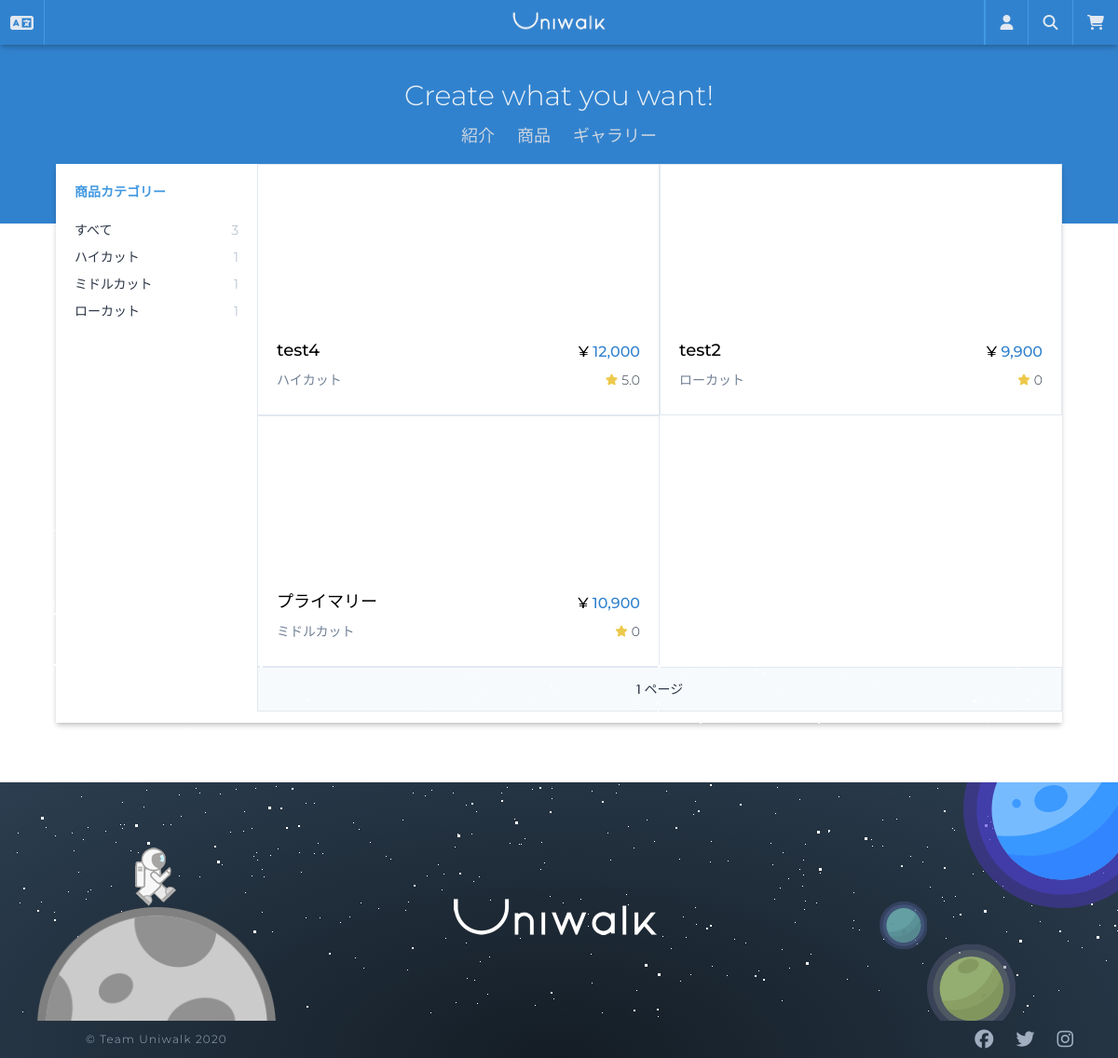
Screenshot of /products/list/ with the database file from the repository.
### products/models.py (models this page shows, shortened)
class Category(core_models.TimeStampedModel):
    product_type = models.CharField(_("商品タイプ名"), max_length=20)
    type_code = models.CharField(_("タイプコード"), max_length=2)
    class Meta:
        verbose_name = _("カテゴリー")
        verbose_name_plural = _("カテゴリー")
    def __str__(self):
        return self.product_type

class Product(core_models.TimeStampedModel):
    name = models.CharField(_("商品名"), max_length=50)
    category = models.ForeignKey(
        "Category",
        verbose_name=_("商品カテゴリー"),
        related_name="product",
        on_delete=models.CASCADE,
    )
    price = models.DecimalField(_("価格"), decimal_places=0, max_digits=6)
    description = models.TextField(_("詳細説明"))
    is_active = models.BooleanField(_("販売中"), null=False, default=True)
    product_number = models.CharField(
        _("番号"), max_length=40, default=create_product_code, blank=True, null=True
    )
    product_code = models.CharField(_("商品番号"), max_length=40, blank=True, null=True)
    def total_rating(self):
        all_reviews = self.reviews.all()
        all_ratings = 0
        if len(all_reviews) > 0:
            for review in all_reviews:
                all_ratings += review.rate
            return round(all_ratings / len(all_reviews), 2)
        return 0
    total_rating.short_description = _("評点")
    @property
    def first_image(self):
        try:
            (image,) = self.images.all()[:1]
            return image.image.url
        except ValueError:
            return None
    class Meta:
        ordering = ("-created",)
        verbose_name = _("商品")
        verbose_name_plural = _("商品")

### reviews/models.py (models this page shows, shortened)
class Review(core_models.TimeStampedModel):
    product = models.ForeignKey(
        "products.Product",
        verbose_name=_("商品"),
        related_name="reviews",
        on_delete=models.CASCADE,
    )
    user = models.ForeignKey(
        "users.User", verbose_name=_("ユーザー"), on_delete=models.CASCADE
    )
    title = models.CharField(_("タイトル"), max_length=50)
    text = models.TextField(_("本文"))
    rate = models.IntegerField(_("評点"), default=0)
    class Meta:
        verbose_name = _("レビュー")
        verbose_name_plural = _("レビュー")

### products/views.py (the view)
# urls.py: path("list/", views.ProductListView.as_view(), name="list"),
class ProductListView(ListView):
    model = models.Product
    paginate_by = 9
    context_object_name = "products"
    extra_context = {
        "count": len(models.Product.objects.all()),
        "categories": models.Category.objects.all(),
    }
    template_name = "products/product-list.html"
    def get_queryset(self):
        if self.kwargs.get("pk"):
            return models.Product.objects.filter(
                category_id=self.kwargs.get("pk")
            ).order_by("-created")
        return models.Product.objects.all().order_by("-created")

### carts/context_processors.py (called while the page is built)
def counter(request):
    item_count = 0
    if "admin" in request.META["PATH_INFO"]:
        return {}
    else:
        try:
            cart = Cart.objects.get(session_key=_session_key(request))
            cart_items = CartItem.objects.all().filter(cart=cart, active=True)
            for cart_item in cart_items:
                item_count += cart_item.quantity
        except Cart.DoesNotExist:
            item_count = 0
    return dict(item_count=item_count)

### carts/views.py (called while the page is built)
def _session_key(request):
    cart = request.session.session_key
    if not cart:
        cart = request.session.create()
    return cart

### templates/products/product-list.html (shortened to what this page needs)
{% extends "base.html" %}
{% load i18n static humanize %}
{% block content %}
<div class="mx-auto">
    <div class="flex">
        <div class="w-1/5 p-5" style="height: 22.5vw;">
            <h2 class="text-sm font-semibold text-blue-500 mb-5">{% trans '商品カテゴリー' %}</h2>
            <ul>
                <li class="flex justify-between mb-2 text-sm">
                    <a href="{% url 'products:list' %}">{% trans 'すべて' %}</a>
                    <span class="text-gray-500">{{ count }}</span>
                </li>
                {% for category in categories %}
                <li class="flex justify-between mb-2 text-sm">
                    <a href="{% url 'products:list-category' category.pk %}">{{ category }}</a>
                    <span class="text-gray-500">{{ category.product.all|length }}</span>
                </li>
                {% endfor %}
            </ul>
        </div>
        <div class="w-4/5 flex flex-wrap">
            {% if products %}
            {% for product in products %}
            {% include 'mixins/products/product-card.html' with product=product %}
            {% endfor %}
            <div class="flex h-12 items-center justify-center mx-auto container border border-gray-300 bg-gray-100">
                <span class="mx-3 font-medium text-sm">
                </span>
            </div>
            {% else %}
            <p class="flex justify-center items-center font-semibold w-full h-50vh text-center text-2xl">
                <i class="fas fa-dizzy fa-2x text-teal-500"></i> <span class="ml-5">商品が存在しません。</span>
            </p>
            {% endif %}
        </div>
    </div>
</div>
{% endblock content %}

### templates/mixins/products/product-card.html
{% load humanize %}
<div class="xl:w-1/3 md:w-1/2 sm:w-full xs:w-full overflow-hidden border border-gray-300 bg-white p-5"
    style="height: 22.5vw;">
    <a href="{% url 'products:detail' product.pk %}">
        <div class="w-full h-2/3 bg-cover bg-center mb-2" style="background-image: url({{ product.first_image }});">
        </div>
        <div class="flex flex-col h-1/3 justify-center">
            <div class="flex justify-between items-end mb-2 truncate">
                <div class="w-4/5 overflow-hidden flex">
                    <span class="text-lg text-black w-11/12 block overflow-hidden font-medium">{{ product.name }}</span>
                </div>
                <span class="text-blue-600 font-medium">
                    <span class="text-black">&yen;</span> {{ product.price|intcomma }}
                </span>
            </div>
            <div class="flex justify-between mb-2 truncate">
                <div class="w-4/5 overflow-hidden flex">
                    <span class="text-sm text-gray-600 block truncate">{{ product.category }}</span>
                </div>
                <span class="text-sm flex items-center">
                    <i class="fas fa-star text-xs text-yellow-500 mr-1"></i> {{ product.total_rating }}
                </span>
            </div>
        </div>
    </a>
</div>

### rows the page displays
Category: product_type "ハイカット", product.all|length "1"
Category: product_type "ミドルカット", product.all|length "1"
Category: product_type "ローカット", product.all|length "1"
Product: name "test4", price "12,000", category "ハイカット", total_rating "5.0"
Product: name "test2", price "9,900", category "ローカット", total_rating "0"
Product: name "プライマリー", price "10,900", category "ミドルカット", total_rating "0"

### other values shown
{{ count }} "3"
